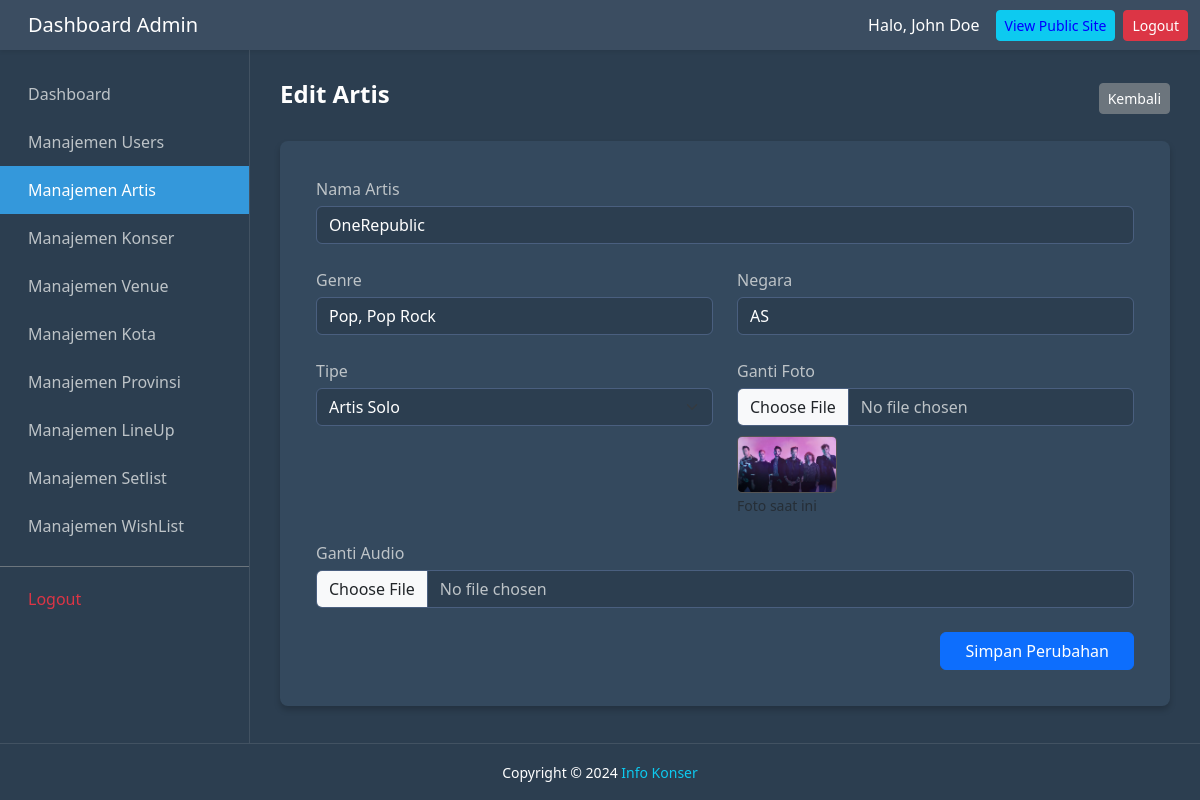
/halamanAdmin/dashboard/html/artis/editArtis.php?id=A30, run on an earlier commit of the app's database.
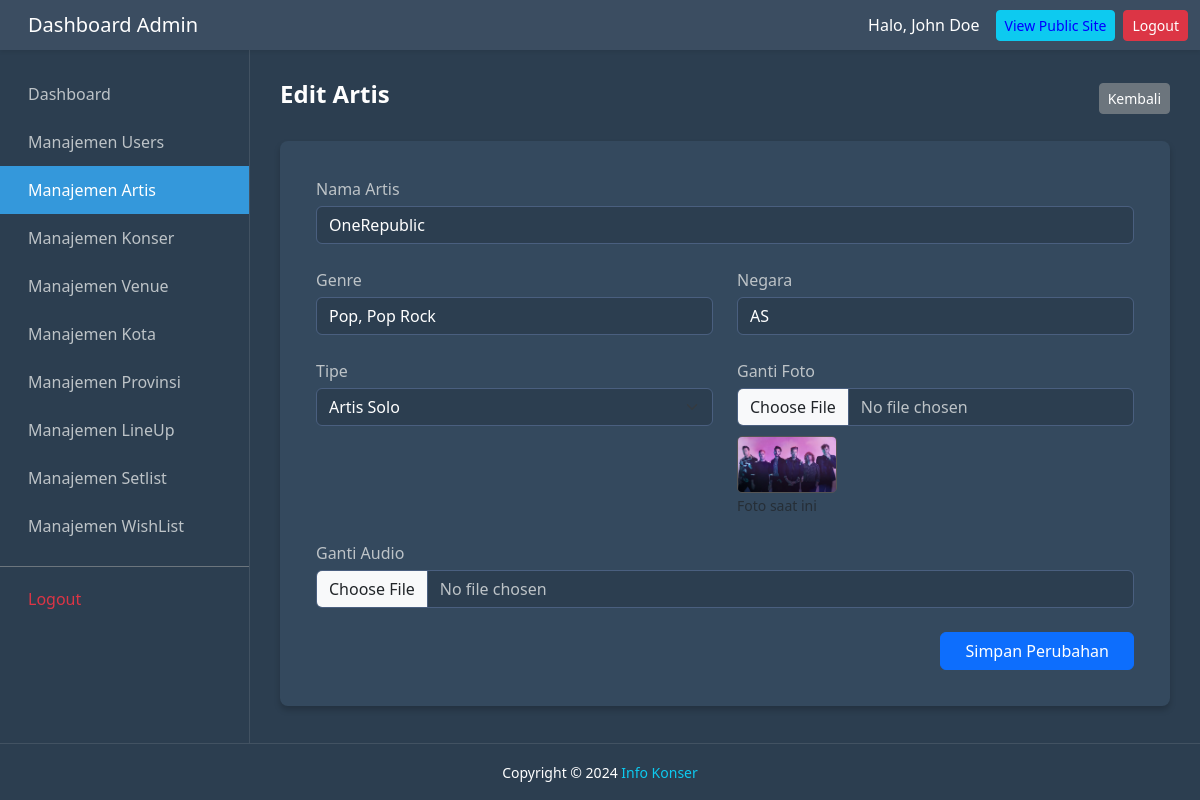
And on a later commit of the database.
### tables this page shows
CREATE TABLE `artis` (
  `id_artis` varchar(10) NOT NULL,
  `nama_artis` varchar(255) NOT NULL,
  `genre` varchar(100) DEFAULT NULL,
  `asal_negara` varchar(100) DEFAULT NULL,
  `gambar_artis` varchar(255) DEFAULT NULL,
  `tipe_entitas` varchar(100) DEFAULT NULL,
  `audio_sample` varchar(255) DEFAULT NULL COMMENT 'Path file MP3 atau URL Spotify/SoundCloud untuk sample lagu artis'
);

### halamanAdmin/dashboard/html/artis/editArtis.php (the view, shortened to what this page needs)
<?php
$id = mysqli_real_escape_string($koneksi, $_GET['id']);
$query = mysqli_query($koneksi, "SELECT * FROM artis WHERE id_artis = '$id'");
$data  = mysqli_fetch_assoc($query);
?>
<!DOCTYPE html>
<html lang="id">
<head>
    <link href="https://cdn.jsdelivr.net/npm/bootstrap@5.3.2/dist/css/bootstrap.min.css" rel="stylesheet">
    <link rel="stylesheet" href="../../css/styles.css">
</head>
<body>
    <?php include '../header.php'; ?>
    <div class="d-flex-wrapper">
        <?php include '../sideBar.php'; ?>
        <div class="main-content">
            <div class="d-flex justify-content-between align-items-center mb-4">
                <h4 class="fw-bold text-white">Edit Artis</h4>
                <a href="manajemenArtis.php" class="btn btn-secondary btn-sm">Kembali</a>
            </div>
            <div class="card stats-card border-0">
                <div class="card-body">
                    <form action="" method="POST" enctype="multipart/form-data">
                        <div class="row g-4">
                            <div class="col-12">
                                <label>Nama Artis</label>
                                <input type="text" class="form-control" name="nama_artis" value="<?= htmlspecialchars($data['nama_artis']); ?>" required>
                            </div>
                            <div class="col-md-6">
                                <label>Genre</label>
                                <input type="text" class="form-control" name="genre" value="<?= htmlspecialchars($data['genre']); ?>">
                            </div>
                            <div class="col-md-6">
                                <label>Negara</label>
                                <input type="text" class="form-control" name="asal_negara" value="<?= htmlspecialchars($data['asal_negara']); ?>">
                            </div>
                            <div class="col-md-6">
                                <label>Tipe</label>
                                <select class="form-select" name="tipe_entitas">
                                    <option value="Artis Solo (Vokalis/Musisi)" <?= $data['tipe_entitas'] == 'Artis Solo (Vokalis/Musisi)' ? 'selected' : '' ?>>Artis Solo</option>
                                </select>
                            </div>
                            <div class="col-md-6">
                                <label>Ganti Foto</label>
                                <input type="file" class="form-control" name="gambar_artis" accept=".jpg,.png,.jpeg,.webp">
                                <?php if($data['gambar_artis']): ?>
                                    <img src="../../../../uploads/artisPict/<?= $data['gambar_artis']; ?>" class="preview">
                                    <small class="text-muted">Foto saat ini</small>
                                <?php endif; ?>
                            </div>
                            <div class="col-12">
                                <label>Ganti Audio</label>
                                <input type="file" class="form-control" name="audio_sample" accept=".mp3,.wav,.ogg">
                            </div>
                            <div class="col-12 text-end mt-4">
                                <button type="submit" name="update" class="btn btn-primary px-4">Simpan Perubahan</button>
                            </div>
                        </div>
                    </form>
                </div>
            </div>
        </div>
    </div>
    <?php include '../footer.php'; ?>
</body>
</html>

What changed in the data, as far as the page shows it:
changed artis "OneRepublic": tipe_entitas (not shown) → "Artis Solo"
Also different on the page:
form field tipe_entitas: "Artis Solo" → (not shown)
